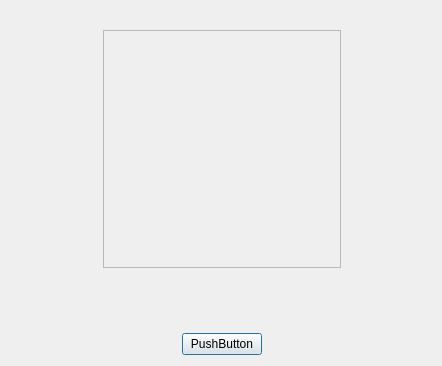
<?xml version="1.0" encoding="UTF-8"?>
<ui version="4.0">
 <class>ProgressDialog</class>
 <widget class="QDialog" name="ProgressDialog">
  <property name="geometry">
   <rect>
    <x>0</x>
    <y>0</y>
    <width>442</width>
    <height>366</height>
   </rect>
  </property>
  <property name="windowTitle">
   <string>Dialog</string>
  </property>
  <layout class="QVBoxLayout" name="verticalLayout">
   <property name="leftMargin">
    <number>12</number>
   </property>
   <property name="topMargin">
    <number>30</number>
   </property>
   <item>
    <layout class="QHBoxLayout" name="horizontalLayout_2">
     <item>
      <spacer name="horizontalSpacer_3">
       <property name="orientation">
        <enum>Qt::Horizontal</enum>
       </property>
       <property name="sizeHint" stdset="0">
        <size>
         <width>40</width>
         <height>20</height>
        </size>
       </property>
      </spacer>
     </item>
     <item>
      <widget class="QFrame" name="frameProgress">
       <property name="sizePolicy">
        <sizepolicy hsizetype="Fixed" vsizetype="Fixed">
         <horstretch>0</horstretch>
         <verstretch>0</verstretch>
        </sizepolicy>
       </property>
       <property name="minimumSize">
        <size>
         <width>238</width>
         <height>238</height>
        </size>
       </property>
       <property name="maximumSize">
        <size>
         <width>238</width>
         <height>238</height>
        </size>
       </property>
       <property name="layoutDirection">
        <enum>Qt::LeftToRight</enum>
       </property>
       <property name="frameShape">
        <enum>QFrame::StyledPanel</enum>
       </property>
       <property name="frameShadow">
        <enum>QFrame::Raised</enum>
       </property>
       <layout class="QHBoxLayout" name="horizontalLayout_3">
        <item>
         <widget class="CircleProgressBar" name="widgetProgress" native="true">
          <property name="sizePolicy">
           <sizepolicy hsizetype="Fixed" vsizetype="Fixed">
            <horstretch>0</horstretch>
            <verstretch>0</verstretch>
           </sizepolicy>
          </property>
          <property name="minimumSize">
           <size>
            <width>180</width>
            <height>180</height>
           </size>
          </property>
          <property name="maximumSize">
           <size>
            <width>180</width>
            <height>180</height>
           </size>
          </property>
          <property name="layoutDirection">
           <enum>Qt::LeftToRight</enum>
          </property>
         </widget>
        </item>
       </layout>
      </widget>
     </item>
     <item>
      <spacer name="horizontalSpacer_4">
       <property name="orientation">
        <enum>Qt::Horizontal</enum>
       </property>
       <property name="sizeHint" stdset="0">
        <size>
         <width>40</width>
         <height>20</height>
        </size>
       </property>
      </spacer>
     </item>
    </layout>
   </item>
   <item>
    <spacer name="verticalSpacer">
     <property name="orientation">
      <enum>Qt::Vertical</enum>
     </property>
     <property name="sizeHint" stdset="0">
      <size>
       <width>20</width>
       <height>40</height>
      </size>
     </property>
    </spacer>
   </item>
   <item>
    <layout class="QHBoxLayout" name="horizontalLayout">
     <item>
      <spacer name="horizontalSpacer">
       <property name="orientation">
        <enum>Qt::Horizontal</enum>
       </property>
       <property name="sizeHint" stdset="0">
        <size>
         <width>40</width>
         <height>20</height>
        </size>
       </property>
      </spacer>
     </item>
     <item>
      <widget class="QPushButton" name="pushButton">
       <property name="text">
        <string>PushButton</string>
       </property>
      </widget>
     </item>
     <item>
      <spacer name="horizontalSpacer_2">
       <property name="orientation">
        <enum>Qt::Horizontal</enum>
       </property>
       <property name="sizeHint" stdset="0">
        <size>
         <width>40</width>
         <height>20</height>
        </size>
       </property>
      </spacer>
     </item>
    </layout>
   </item>
  </layout>
 </widget>
 <customwidgets>
  <customwidget>
   <class>CircleProgressBar</class>
   <extends>QWidget</extends>
   <header>circleprogressbar.h</header>
   <container>1</container>
  </customwidget>
 </customwidgets>
 <resources/>
 <connections/>
</ui>
